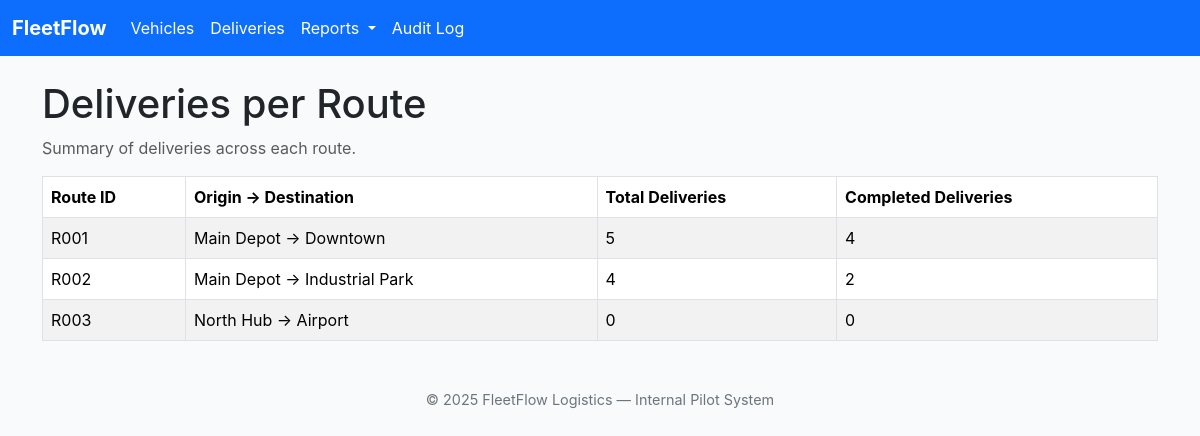
The app's page /reports/deliveries_per_route with its own data.
### tables this page shows
CREATE TABLE routes (
    route_id TEXT PRIMARY KEY,
    -- Added Checks for data integrity
    origin TEXT NOT NULL,
    destination TEXT NOT NULL,
    distance_km REAL CHECK(distance_km >= 0),
    -- Additional routes attribute I added for better tracking
    is_active INTEGER NOT NULL DEFAULT 1 CHECK(is_active IN (0, 1)) -- 1 for active route, 0 for inactive route
);

### app.py (the view)
@app.route("/reports/deliveries_per_route")
def deliveries_per_route_report():
    db = get_db()
    rows = db.execute(
        """
        SELECT r.route_id,
               r.origin,
               r.destination,
               COUNT(d.delivery_id) AS total_deliveries,
               SUM(CASE WHEN d.status = 'completed' THEN 1 ELSE 0 END) AS completed_deliveries
        FROM routes r
        LEFT JOIN deliveries d ON r.route_id = d.route_id
        GROUP BY r.route_id, r.origin, r.destination
        ORDER BY total_deliveries DESC, completed_deliveries DESC;
        """
    ).fetchall()
    return render_template("report_deliveries_per_route.html", rows=rows)

### app.py (called while the page is built)
def get_db():
    if "db" not in g:
        conn = sqlite3.connect(DATABASE)
        conn.row_factory = sqlite3.Row
        conn.execute("PRAGMA foreign_keys = ON;")
        g.db = conn
    return g.db

### templates/report_deliveries_per_route.html
{% extends "base.html" %}
{% block content %}
<h1>Deliveries per Route</h1>
<p class="text-muted">
    Summary of deliveries across each route.
</p>
<table class="table table-striped table-bordered mt-3">
    <thead>
        <tr>
            <th>Route ID</th>
            <th>Origin → Destination</th>
            <th>Total Deliveries</th>
            <th>Completed Deliveries</th>
        </tr>
    </thead>
    <tbody>
    {% for row in rows %}
        <tr>
            <td>{{ row["route_id"] }}</td>
            <td>{{ row["origin"] }} → {{ row["destination"] }}</td>
            <td>{{ row["total_deliveries"] }}</td>
            <td>{{ row["completed_deliveries"] or 0 }}</td>
        </tr>
    {% endfor %}
    </tbody>
</table>
{% endblock %}

### templates/base.html (style rules this page uses)
body { background-color: #f8fafc; font-family: "Inter", system-ui, -apple-system, sans-serif; }

### records on screen
routes: route_id "R001", origin "Main Depot", destination "Downtown", total_deliveries "5", row "4"
routes: route_id "R002", origin "Main Depot", destination "Industrial Park", total_deliveries "4", row "2"
routes: route_id "R003", origin "North Hub", destination "Airport", total_deliveries "0", is_active "0"

### other values on screen
{{ current_year | default(2025) }} "2025"
